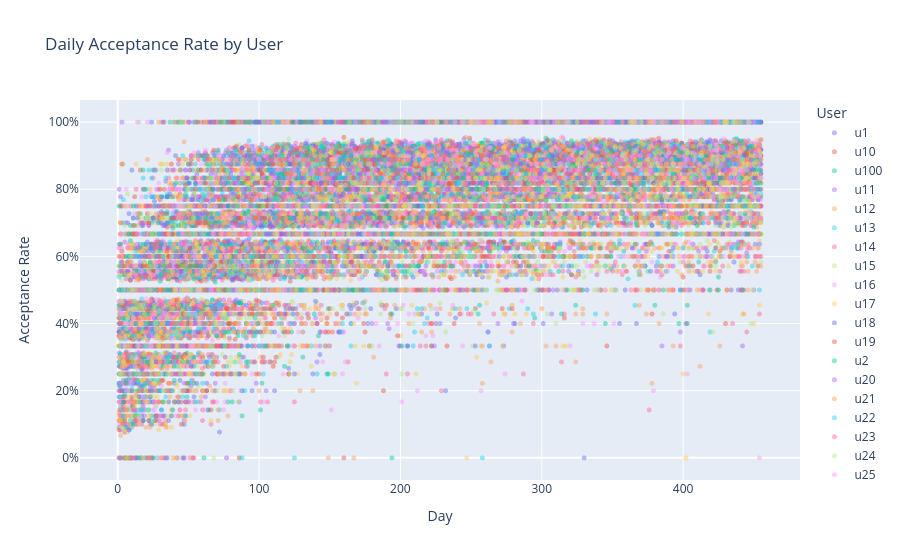

Write notebook code for a chart like this one.
### Markdown cell above
## User-Level Noise

The next plot shows daily acceptance rate by user. The horizontal bands at values like `0`, `1/2`, `1/3`, and `1` come from small per-user sample sizes on a given day, which makes the telemetry look much noisier than the hidden system state.

### Code cell
observed_daily_accepts = (
    historical_telemetry_df.groupby(["Date", "User"])["isAccepted"]
    .mean()
    .reset_index()
)

fig = px.scatter(
    observed_daily_accepts,
    x="Date",
    y="isAccepted",
    color="User",
    hover_name="User",
    opacity=0.45,
    title="Daily Acceptance Rate by User",
    labels={"isAccepted": "Acceptance Rate", "Date": "Day"},
)
fig.update_traces(marker={"size": 5})
fig.update_layout(yaxis_tickformat=".0%")
fig.show()
